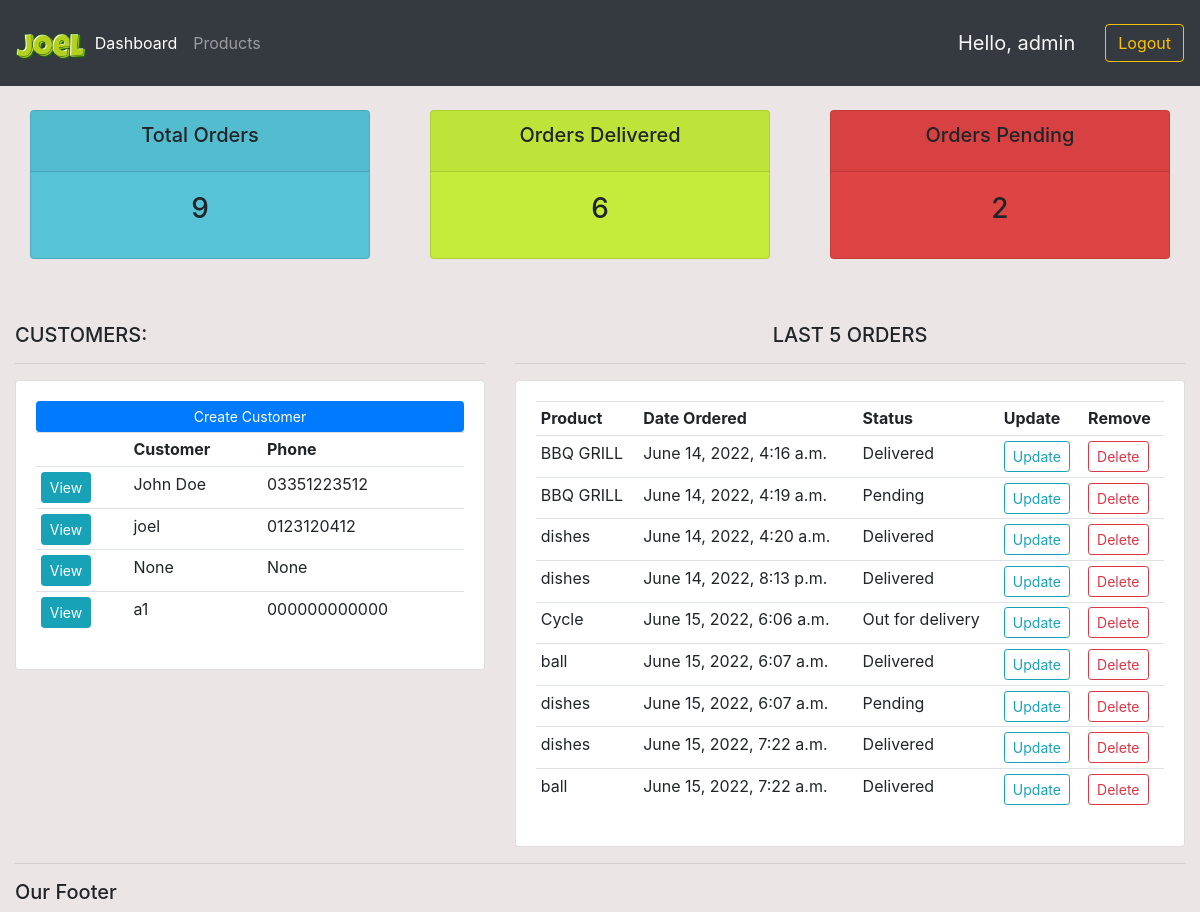
/ (signed in), run on the app's committed database.
### accounts/models.py (models this page shows, shortened)
class Customer(models.Model):
    user = models.OneToOneField(User, null=True, blank=True, on_delete=models.CASCADE)
    name = models.CharField(max_length=100, null=True)
    phone = models.CharField(max_length=100, null=True)
    email = models.CharField(max_length=100, null=True)
    profile_pic = models.ImageField(default="",null=True, blank=True)
    date_created = models.DateTimeField(auto_now_add=True, null=True)

class Order(models.Model):
    STATUS = (
            ('Pending','Pending'),
            ('Out for delivery','Out for delivery'),
            ('Delivered','Delivered'),
            )
    customer = models.ForeignKey(Customer, null=True, on_delete=models.SET_NULL)
    product = models.ForeignKey(Product, null=True, on_delete=models.SET_NULL)
    date_created = models.DateTimeField(auto_now_add=True, null=True)
    status = models.CharField(max_length=100, null=True, choices=STATUS)
    note = models.CharField(max_length=100, null=True)

class Product(models.Model):
    CATEGORY = (
            ('Indoor','Indoor'),
            ('Out Door','Out Door'),
            )
    name = models.CharField(max_length=100, null=True)
    price = models.FloatField(null=True)
    category = models.CharField(max_length=100, null=True, choices=CATEGORY)
    description = models.CharField(max_length=100, null=True, blank=True)
    date_created = models.DateTimeField(auto_now_add=True, null=True)
    tag = models.ManyToManyField(Tag)
    def __str__(self):
        return self.name

### accounts/decorators.py (the view)
    def wrapper_function(request, *args, **kwargs):
        group = None
        if request.user.groups.exists():
            group = request.user.groups.all()[0].name
        if group == 'customer':
            return redirect('user-page')
        if group == 'admin':
            return view_func(request, *args, **kwargs)

### accounts/views.py (called while the page is built)
@login_required(login_url='login')
@admin_only
def home(request):
    orders = Order.objects.all()
    customers = Customer.objects.all()
    total_customers = customers.count()
    total_orders = orders.count()
    delivered = orders.filter(status='Delivered').count()
    pending = orders.filter(status='Pending').count()
    context = {'orders':orders , 'customers':customers,
    'total_orders':total_orders,
    'delivered':delivered, 'pending':pending}
    return render(request,'accounts/dashboard.html', context)

### accounts/templates/accounts/dashboard.html
{% extends 'accounts/index.html' %}
{% block content %}
{% include 'accounts/status.html' %}
<br>
<div class="row">
    <div class="col-md-5">
        <h5>CUSTOMERS:</h5>
        <hr>
        <div class="card card-body">
            <a class="btn btn-primary btn-sm btn-block" href="">Create Customer
            </a>
            <table class="table table-sm">
                <tr><th></th>
                    <th>Customer</th>
                    <th>Phone</th>
                </tr>
                {% for customer in customers %}
                    <tr>
                        <td><a class="btn btn-sm btn-info" href="{% url 'customer' customer.id %}">View</a></td>
                        <td>{{customer.name}}</td>
                        <td>{{customer.phone}}</td>
                    </tr>
                {% endfor %}
            </table>
        </div>
    </div>
    <div class="col-md-7">
        <h5><center>LAST 5 ORDERS</center></h5>
        <hr>
        <div class="card card-body">
            <table class="table table-sm">
                <tr>
                    <th>Product</th>
                    <th>Date Ordered</th>
                    <th>Status</th>
                    <th>Update</th>
                    <th>Remove</th>
                </tr>
                {% for order in orders %}
                    <tr>
                        <td>{{order.product}}</td>
                        <td>{{order.date_created}}</td>
                        <td>{{order.status}}</td>
                        <td><a class="btn btn-outline-info btn-sm" href="{% url 'update_order' order.id %}">Update</a></td>
                        <td><a class="btn btn-outline-danger btn-sm"  href="{% url 'delete_order' order.id %}">Delete</a></td>
                    </tr>
                {% endfor %}
            </table>
    </div>
</div>
{% endblock %}

### accounts/templates/accounts/index.html (shortened to what this page needs)
{% load static %}
<!DOCTYPE html>
<html>
    <head>
        <link rel="stylesheet" href="https://cdn.jsdelivr.net/npm/bootstrap@4.4.1/dist/css/bootstrap.min.css">
        <link rel="stylesheet" type="text/css" href="{% static 'css/main.css' %}">
    </head>
    <body>
        {% include 'accounts/navbar.html' %}
            <div class="container-fluid">
            {% block content %}
            {% endblock %}
            </div>
        <hr>
        <h5>Our Footer</h5>
    </body>
</html>

### accounts/templates/accounts/navbar.html (shortened to what this page needs)
{% load static %}
<nav class="navbar navbar-expand-lg navbar-dark bg-dark">
  <img src="{% static 'images/logo1.png' %}"  alt="not found" height="70px">
   <div class="collapse navbar-collapse" id="navbarNav">
     <ul class="navbar-nav">
       {% if request.user.is_staff %}
       <li class="nav-item active">
         <a class="nav-link" href="{% url 'home' %}">Dashboard</a>
       </li>
       <li class="nav-item">
         <a class="nav-link" href="{% url 'products' %}">Products</a>
       </li>
       {% else %}
        <li class="nav-item">
          <a class="nav-item" href="{% url 'account' %}">Settings</a>
        </li>
       {% endif %}
     </ul>
   </div>
   <span class="hello-msg">Hello, {{request.user}}</span>
   <span ><a class="btn btn-outline-warning" href="{% url 'logout' %}">Logout</a></span>
 </nav>

### accounts/templates/accounts/status.html
<br>
<div class="row">
    <div class="col">
        <div class="col-md">
            <div class="card text-center mb-3" id="total-orders">
                <div class="card-header" >
                    <h5 class="card-title">Total Orders</h5>
                </div>
                <div class="card-body">
                    <h3 class="card-title">{{total_orders}}</h3>
                </div>
            </div>
        </div>
    </div>
    <div class="col">
        <div class="col-md">
            <div class="card text-center mb-3" id="orders-delivered">
                <div class="card-header">
                    <h5 class="card-title">Orders Delivered</h5>
                </div>
                <div class="card-body">
                    <h3 class="card-title">{{delivered}}</h3>
                </div>
            </div>
        </div>
    </div>
    <div class="col">
        <div class="col-md">
            <div class="card text-center mb-3" id="orders-pending">
                <div class="card-header">
                    <h5 class="card-title">Orders Pending</h5>
                </div>
                <div class="card-body">
                    <h3 class="card-title">{{pending}}</h3>
                </div>
            </div>
        </div>
    </div>
</div>
<br>

### static/css/main.css (style rules this page uses)
body { background-color:#ebe5e5; color: (rgb(238, 232, 232)); }
#total-orders { background-color:#57c3d6; }
#orders-delivered { background-color: rgb(198, 236, 59); }
#orders-pending { background-color: rgb(223, 68, 68); }

### accounts/templates/accounts/navbar.html (style rules this page uses)
.hello-msg { font-size: 20px; color: whitesmoke; margin-right: 30px; }

### data on the page
Customer: name "John Doe", phone "03351223512"
Customer: name "joel", phone "0123120412"
Customer: name "None", phone "None"
Customer: name "a1", phone "000000000000"
Order: product "BBQ GRILL", date_created "June 14, 2022, 4:16 a.m.", status "Delivered"
Order: product "BBQ GRILL", date_created "June 14, 2022, 4:19 a.m.", status "Pending"
Order: product "dishes", date_created "June 14, 2022, 4:20 a.m.", status "Delivered"
Order: product "dishes", date_created "June 14, 2022, 8:13 p.m.", status "Delivered"
Order: product "Cycle", date_created "June 15, 2022, 6:06 a.m.", status "Out for delivery"
Order: product "ball", date_created "June 15, 2022, 6:07 a.m.", status "Delivered"
Order: product "dishes", date_created "June 15, 2022, 6:07 a.m.", status "Pending"
Order: product "dishes", date_created "June 15, 2022, 7:22 a.m.", status "Delivered"
Order: product "ball", date_created "June 15, 2022, 7:22 a.m.", status "Delivered"

### other printed values
{{ request.user }} "admin"
{{ total_orders }} "9"
{{ delivered }} "6"
{{ pending }} "2"
